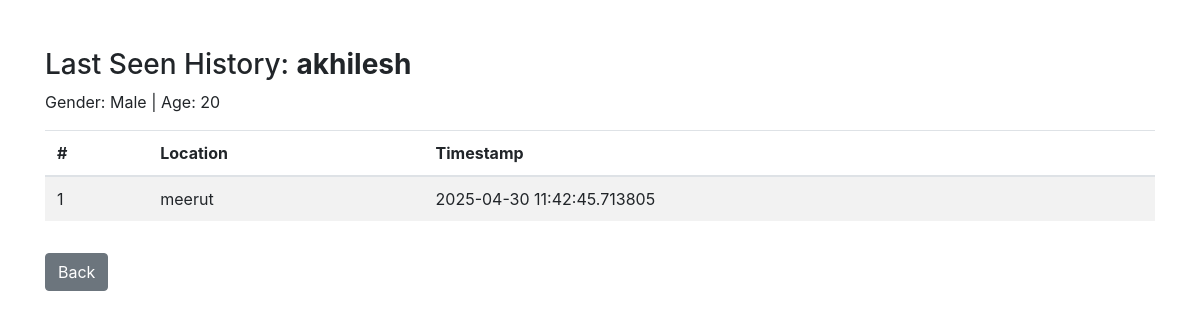
The app's page /history/2 (signed in) with its own data.
### app.py (models this page shows)
class MissingPerson(db.Model):
    __tablename__ = 'missing_persons'
    id = db.Column(db.Integer, primary_key=True)
    person_name = db.Column(db.String(100), unique=True, nullable=False)
    image_path = db.Column(db.String(255))
    age = db.Column(db.Integer)
    height = db.Column(db.Integer)
    weight = db.Column(db.Integer)
    address = db.Column(db.String(255))
    missing_date = db.Column(db.Date)
    missing_time = db.Column(db.Time)
    missing_from_address = db.Column(db.String(255))
    price = db.Column(db.Integer)
    gender = db.Column(db.String(20))
    last_seen = db.relationship("LastSeenInfo", backref="person", uselist=False, cascade="all, delete")

class LastSeenInfo(db.Model):
    __tablename__ = 'last_seen_info'
    id = db.Column(db.Integer, primary_key=True)
    timestamp = db.Column(db.DateTime)
    location = db.Column(db.String(255))
    person_id = db.Column(db.Integer, db.ForeignKey('missing_persons.id'), nullable=False)

### app.py (the view)
@app.route("/history/<int:person_id>")
def last_seen_history(person_id):
    if session["user_id"] is None:
        return redirect("/")
    person = MissingPerson.query.get_or_404(person_id)
    history = (
        LastSeenInfo.query
        .filter_by(person_id=person_id)
        .order_by(LastSeenInfo.timestamp.desc())
        .all()
    )
    return render_template("history.html", person=person, history=history)

### templates/history.html (shortened to what this page needs)
<html>
<head>
    <link rel="stylesheet" href="https://stackpath.bootstrapcdn.com/bootstrap/4.4.1/css/bootstrap.min.css">
</head>
<div class="container mt-5">
    <h3>Last Seen History: <strong>{{ person.person_name }}</strong></h3>
    <p>Gender: {{ person.gender }} | Age: {{ person.age }}</p>
    {% if history %}
        <table class="table table-striped">
            <thead>
                <tr>
                    <th>#</th>
                    <th>Location</th>
                    <th>Timestamp</th>
                </tr>
            </thead>
            <tbody>
                {% for record in history %}
                <tr>
                    <td>{{ loop.index }}</td>
                    <td>{{ record.location }}</td>
                    <td>{{ record.timestamp }}</td>
                </tr>
                {% endfor %}
            </tbody>
        </table>
    {% else %}
        <p>No last seen history available.</p>
    {% endif %}
    <a href="/account" class="btn btn-secondary mt-3">Back</a>
</div>
</body>
</html>

### records on screen
MissingPerson: person_name "akhilesh", gender "Male", age "20"
LastSeenInfo: location "meerut", timestamp "2025-04-30 11:42:45.713805"
